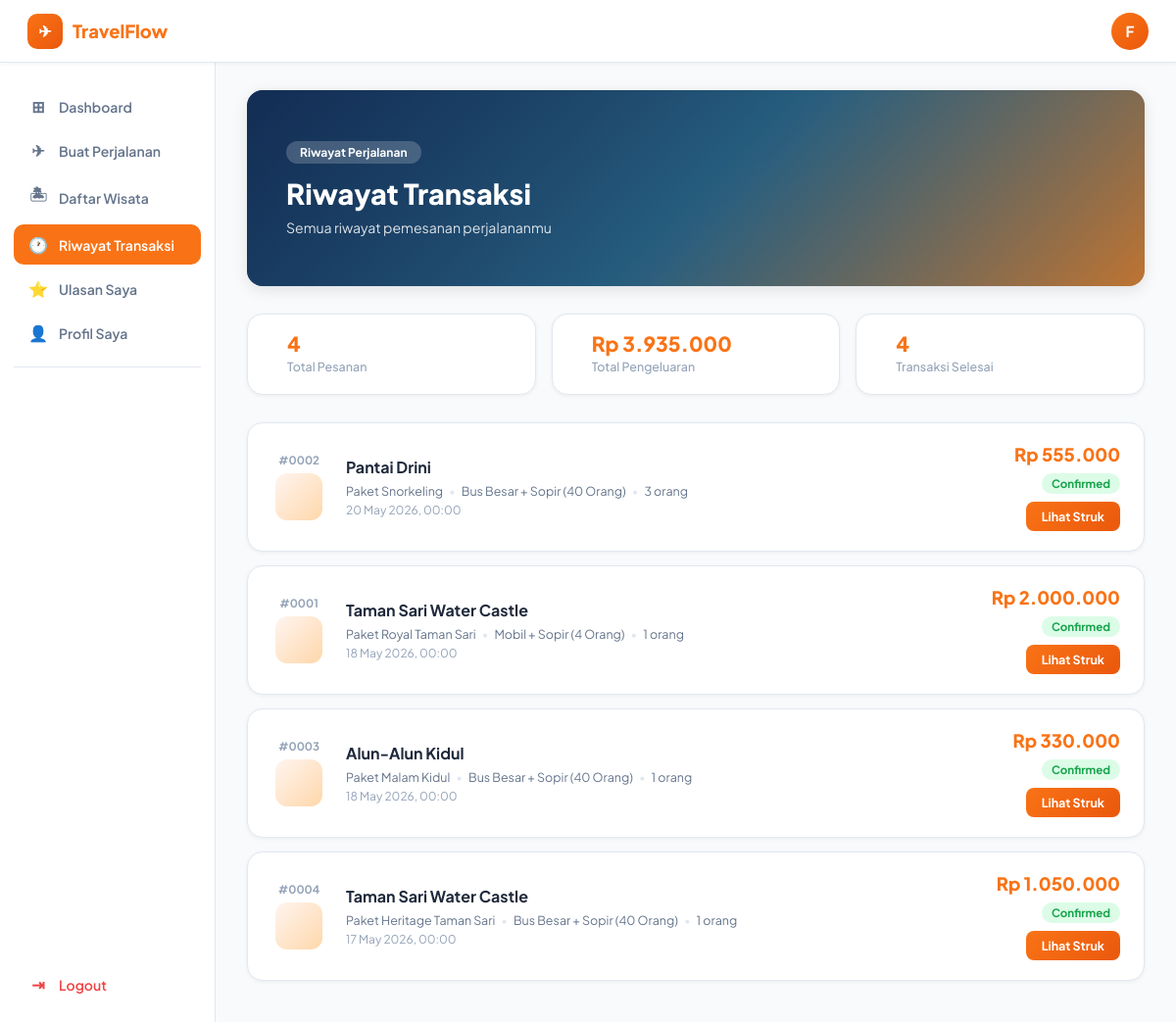
The app's page /user/riwayat.php (signed in) with its own data.
### tables this page shows
CREATE TABLE `transaksi` (
  `id_transaksi` int(11) NOT NULL,
  `id_user` int(11) NOT NULL,
  `id_wisata` int(11) NOT NULL,
  `id_paket` int(11) NOT NULL,
  `id_kendaraan` int(11) NOT NULL,
  `id_hotel` int(11) DEFAULT NULL,
  `jumlah_hari` int(11) DEFAULT 1,
  `titik_jemput` varchar(150) DEFAULT NULL,
  `jumlah_orang` int(11) NOT NULL,
  `tanggal` date NOT NULL,
  `nama_pemesan` varchar(150) DEFAULT NULL,
  `no_telp` varchar(30) DEFAULT NULL,
  `kode_booking` varchar(50) DEFAULT NULL,
  `total` decimal(12,2) NOT NULL,
  `status` enum('pending','confirmed','cancelled') DEFAULT 'confirmed',
  `created_at` timestamp NOT NULL DEFAULT current_timestamp()
);

CREATE TABLE `wisata` (
  `id_wisata` int(11) NOT NULL,
  `nama_wisata` varchar(150) NOT NULL,
  `lokasi` varchar(150) NOT NULL,
  `deskripsi` text DEFAULT NULL,
  `gambar` varchar(255) DEFAULT NULL,
  `harga` decimal(10,2) NOT NULL,
  `kategori` varchar(100) DEFAULT NULL
);

CREATE TABLE `paket` (
  `id_paket` int(11) NOT NULL,
  `id_wisata` int(11) NOT NULL,
  `nama_paket` varchar(100) NOT NULL,
  `durasi` varchar(50) DEFAULT NULL,
  `harga` decimal(10,2) NOT NULL,
  `deskripsi` text DEFAULT NULL
);

CREATE TABLE `kendaraan` (
  `id_kendaraan` int(11) NOT NULL,
  `nama_kendaraan` varchar(100) NOT NULL,
  `kapasitas` int(11) NOT NULL,
  `harga` decimal(10,2) NOT NULL
);

### user/riwayat.php (the view, shortened to what this page needs)
<?php
include '../config/koneksi.php';
$id_user = $_SESSION['user'];
$nama    = $_SESSION['nama'];
$inisial = strtoupper(substr($nama, 0, 1));
$transaksi = mysqli_query($conn, "
    SELECT t.*, w.nama_wisata, p.nama_paket, k.nama_kendaraan
    FROM transaksi t
    JOIN wisata w ON t.id_wisata = w.id_wisata
    JOIN paket p ON t.id_paket = p.id_paket
    JOIN kendaraan k ON t.id_kendaraan = k.id_kendaraan
    WHERE t.id_user = $id_user
    ORDER BY t.tanggal DESC
");
$total_transaksi = mysqli_num_rows($transaksi);
$total_spend = mysqli_fetch_assoc(mysqli_query($conn,
    "SELECT SUM(total) as total FROM transaksi WHERE id_user=$id_user"
))['total'] ?? 0;
?>
<!DOCTYPE html>
<html lang="id">
<head>
    <link href="../assets/css/riwayat.css" rel="stylesheet">
    <link href="../assets/css/sidebar.css" rel="stylesheet">
</head>
<body>
<nav class="tf-navbar">
    <a href="dashboard.php" class="brand">
        <div class="brand-icon">✈</div>
        TravelFlow
    </a>
    <div class="nav-user" title="<?= htmlspecialchars($nama) ?>"><?= $inisial ?></div>
</nav>
<div class="tf-layout">
    <aside class="tf-sidebar">
        <a href="dashboard.php" class="sidebar-item"><span class="si-icon">⊞</span> Dashboard</a>
        <a href="rencana.php" class="sidebar-item"><span class="si-icon">✈</span> Buat Perjalanan</a>
        <a href="wisata.php" class="sidebar-item"><span class="si-icon">🏝</span> Daftar Wisata</a>
        <a href="riwayat.php" class="sidebar-item active"><span class="si-icon">🕐</span> Riwayat Transaksi</a>
        <a href="ulasan.php" class="sidebar-item"><span class="si-icon">⭐</span> Ulasan Saya</a>
        <a href="profil.php" class="sidebar-item"><span class="si-icon">👤</span> Profil Saya</a>
        <div class="sidebar-divider"></div>
        <div class="sidebar-logout">
            <a href="../auth/logout.php" class="sidebar-item"><span class="si-icon">⇥</span> Logout</a>
        </div>
    </aside>
    <main class="tf-main">
        <div class="riwayat-header">
            <div class="riwayat-header-overlay"></div>
            <div class="riwayat-header-content">
                <div class="riwayat-badge"> Riwayat Perjalanan</div>
                <h1>Riwayat Transaksi</h1>
                <p>Semua riwayat pemesanan perjalananmu</p>
            </div>
        </div>
        <div class="stats-row">
            <div class="stat-card">
                <div>
                    <div class="stat-value"><?= $total_transaksi ?></div>
                    <div class="stat-label">Total Pesanan</div>
                </div>
            </div>
            <div class="stat-card">
                <div>
                    <div class="stat-value">Rp <?= number_format($total_spend, 0, ',', '.') ?></div>
                    <div class="stat-label">Total Pengeluaran</div>
                </div>
            </div>
            <div class="stat-card">
                <div>
                    <div class="stat-value"><?= $total_transaksi ?></div>
                    <div class="stat-label">Transaksi Selesai</div>
                </div>
            </div>
        </div>
        <?php if ($total_transaksi == 0): ?>
            <div class="empty-state">
                <div class="empty-icon"></div>
                <h5>Belum ada transaksi</h5>
                <p>Yuk mulai pesan perjalanan pertamamu!</p>
                <a href="rencana.php" class="btn-booking">Buat Perjalanan Sekarang</a>
            </div>
        <?php else: ?>
            <div class="riwayat-list">
            <?php
            $no = 1;
            while ($t = mysqli_fetch_assoc($transaksi)):
            ?>
                <div class="riwayat-card">
                    <div class="card-left">
                        <div class="card-no">#<?= str_pad($t['id_transaksi'], 4, '0', STR_PAD_LEFT) ?></div>
                        <div class="card-icon"></div>
                    </div>
                    <div class="card-mid">
                        <div class="card-wisata"><?= htmlspecialchars($t['nama_wisata']) ?></div>
                        <div class="card-detail">
                            <span> <?= htmlspecialchars($t['nama_paket']) ?></span>
                            <span class="dot">•</span>
                            <span> <?= htmlspecialchars($t['nama_kendaraan']) ?></span>
                            <span class="dot">•</span>
                            <span> <?= $t['jumlah_orang'] ?> orang</span>
                        </div>
                        <div class="card-tanggal"> <?= date('d M Y, H:i', strtotime($t['tanggal'])) ?></div>
                    </div>
                    <div class="card-right">
                        <div class="card-total">Rp <?= number_format($t['total'], 0, ',', '.') ?></div>
                        <span class="badge-status">Confirmed</span>
                        <a href="struk.php?id=<?= $t['id_transaksi'] ?>" class="btn-struk"> Lihat Struk</a>
                    </div>
                </div>
            <?php $no++; endwhile; ?>
            </div>
        <?php endif; ?>
    </main>
</div>
</body>
</html>

### assets/css/sidebar.css (style rules this page uses)
.tf-sidebar { width: var(--sidebar-width); background: #fff; border-right: 1px solid var(--border); padding: 24px 14px; position: fixed; top: var(--nav-h); left: 0; bottom: 0; overflow-y: auto; display: flex; flex-direction: column; gap: 4px; }
.tf-sidebar .sidebar-item { display: flex; align-items: center; gap: 10px; padding: 10px 14px; border-radius: var(--radius-sm); font-size: .875rem; font-weight: 600; color: var(--text-sub); transition: background .18s, color .18s; text-decoration: none; }
.tf-sidebar .sidebar-item .si-icon { font-size: 1rem; width: 22px; text-align: center; }
.tf-sidebar .sidebar-item.active { background: var(--primary); color: #fff; }
.tf-sidebar .sidebar-divider { height: 1px; background: var(--border); margin: 10px 0; }
.tf-sidebar .sidebar-logout { margin-top: auto; padding-top: 16px; }
.tf-sidebar .sidebar-logout .sidebar-item { color: #ef4444; }

### records on screen
transaksi: id_transaksi "0002", id_wisata.nama_wisata "Pantai Drini", id_paket.nama_paket "Paket Snorkeling", id_kendaraan.nama_kendaraan "Bus Besar + Sopir (40 Orang)", jumlah_orang "3", tanggal "20 May 2026, 00:00", total "555.000"
transaksi: id_transaksi "0001", id_wisata.nama_wisata "Taman Sari Water Castle", id_paket.nama_paket "Paket Royal Taman Sari", id_kendaraan.nama_kendaraan "Mobil + Sopir (4 Orang)", jumlah_orang "1", tanggal "18 May 2026, 00:00", total "2.000.000"
transaksi: id_transaksi "0003", id_wisata.nama_wisata "Alun-Alun Kidul", id_paket.nama_paket "Paket Malam Kidul", id_kendaraan.nama_kendaraan "Bus Besar + Sopir (40 Orang)", jumlah_orang "1", tanggal "18 May 2026, 00:00", total "330.000"
transaksi: id_transaksi "0004", id_wisata.nama_wisata "Taman Sari Water Castle", id_paket.nama_paket "Paket Heritage Taman Sari", id_kendaraan.nama_kendaraan "Bus Besar + Sopir (40 Orang)", jumlah_orang "1", tanggal "17 May 2026, 00:00", total "1.050.000"

### other values on screen
$inisial "F"
$total_transaksi "4"
$total_spend "3.935.000"
